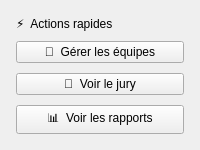
                        <widget class="QFrame" name="cardActions">
                         <property name="card" stdset="0">
                          <bool>true</bool>
                         </property>
                         <layout class="QVBoxLayout" name="actionsLayout">
                          <property name="spacing">
                           <number>10</number>
                          </property>
                          <property name="leftMargin">
                           <number>16</number>
                          </property>
                          <property name="topMargin">
                           <number>16</number>
                          </property>
                          <property name="rightMargin">
                           <number>16</number>
                          </property>
                          <property name="bottomMargin">
                           <number>16</number>
                          </property>
                          <item>
                           <widget class="QLabel" name="lblActions">
                            <property name="role" stdset="0">
                             <string notr="true">cardTitle</string>
                            </property>
                            <property name="text">
                             <string>⚡  Actions rapides</string>
                            </property>
                           </widget>
                          </item>
                          <item>
                           <widget class="QPushButton" name="btnTeams">
                            <property name="cursor">
                             <cursorShape>PointingHandCursor</cursorShape>
                            </property>
                            <property name="kind" stdset="0">
                             <string notr="true">primary</string>
                            </property>
                            <property name="text">
                             <string>👥  Gérer les équipes</string>
                            </property>
                           </widget>
                          </item>
                          <item>
                           <widget class="QPushButton" name="btnViewJury">
                            <property name="cursor">
                             <cursorShape>PointingHandCursor</cursorShape>
                            </property>
                            <property name="kind" stdset="0">
                             <string notr="true">outline</string>
                            </property>
                            <property name="text">
                             <string>👤  Voir le jury</string>
                            </property>
                           </widget>
                          </item>
                          <item>
                           <widget class="QPushButton" name="btnReports">
                            <property name="cursor">
                             <cursorShape>PointingHandCursor</cursorShape>
                            </property>
                            <property name="kind" stdset="0">
                             <string notr="true">outline</string>
                            </property>
                            <property name="text">
                             <string>📊  Voir les rapports</string>
                            </property>
                           </widget>
                          </item>
                         </layout>
                        </widget>
